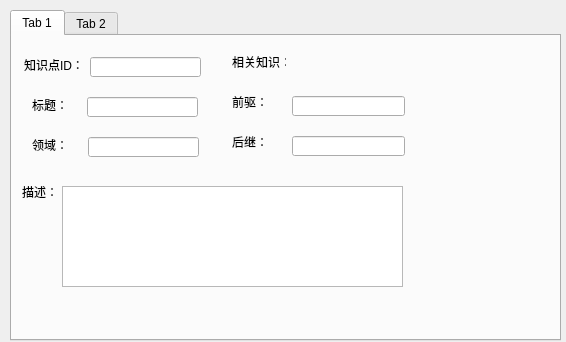
<?xml version="1.0" encoding="UTF-8"?>
<ui version="4.0">
 <class>attribution</class>
 <widget class="QWidget" name="attribution">
  <property name="geometry">
   <rect>
    <x>0</x>
    <y>0</y>
    <width>566</width>
    <height>342</height>
   </rect>
  </property>
  <property name="windowTitle">
   <string>attribution</string>
  </property>
  <widget class="QTabWidget" name="tabWidget">
   <property name="geometry">
    <rect>
     <x>10</x>
     <y>10</y>
     <width>551</width>
     <height>331</height>
    </rect>
   </property>
   <property name="currentIndex">
    <number>0</number>
   </property>
   <widget class="QWidget" name="tab1">
    <attribute name="title">
     <string>Tab 1</string>
    </attribute>
    <widget class="QLabel" name="label">
     <property name="geometry">
      <rect>
       <x>12</x>
       <y>21</y>
       <width>60</width>
       <height>16</height>
      </rect>
     </property>
     <property name="text">
      <string>知识点ID：</string>
     </property>
    </widget>
    <widget class="QLineEdit" name="idLineEdit">
     <property name="geometry">
      <rect>
       <x>78</x>
       <y>21</y>
       <width>111</width>
       <height>20</height>
      </rect>
     </property>
    </widget>
    <widget class="QLabel" name="label_2">
     <property name="geometry">
      <rect>
       <x>20</x>
       <y>61</y>
       <width>36</width>
       <height>16</height>
      </rect>
     </property>
     <property name="text">
      <string>标题：</string>
     </property>
    </widget>
    <widget class="QLineEdit" name="titleLineEdit">
     <property name="geometry">
      <rect>
       <x>75</x>
       <y>61</y>
       <width>111</width>
       <height>20</height>
      </rect>
     </property>
    </widget>
    <widget class="QLabel" name="label_3">
     <property name="geometry">
      <rect>
       <x>20</x>
       <y>101</y>
       <width>36</width>
       <height>16</height>
      </rect>
     </property>
     <property name="text">
      <string>领域：</string>
     </property>
    </widget>
    <widget class="QLineEdit" name="domainLineEdit">
     <property name="geometry">
      <rect>
       <x>76</x>
       <y>101</y>
       <width>111</width>
       <height>20</height>
      </rect>
     </property>
    </widget>
    <widget class="QLabel" name="label_4">
     <property name="geometry">
      <rect>
       <x>10</x>
       <y>150</y>
       <width>54</width>
       <height>12</height>
      </rect>
     </property>
     <property name="text">
      <string>描述：</string>
     </property>
    </widget>
    <widget class="QTextEdit" name="textEdit">
     <property name="geometry">
      <rect>
       <x>50</x>
       <y>150</y>
       <width>341</width>
       <height>101</height>
      </rect>
     </property>
    </widget>
    <widget class="QLabel" name="label_5">
     <property name="geometry">
      <rect>
       <x>220</x>
       <y>20</y>
       <width>54</width>
       <height>12</height>
      </rect>
     </property>
     <property name="text">
      <string>相关知识：</string>
     </property>
    </widget>
    <widget class="QLineEdit" name="qianLineEdit">
     <property name="geometry">
      <rect>
       <x>280</x>
       <y>60</y>
       <width>113</width>
       <height>20</height>
      </rect>
     </property>
    </widget>
    <widget class="QLabel" name="label_6">
     <property name="geometry">
      <rect>
       <x>220</x>
       <y>60</y>
       <width>54</width>
       <height>12</height>
      </rect>
     </property>
     <property name="text">
      <string>前驱：</string>
     </property>
    </widget>
    <widget class="QLabel" name="label_7">
     <property name="geometry">
      <rect>
       <x>220</x>
       <y>100</y>
       <width>54</width>
       <height>12</height>
      </rect>
     </property>
     <property name="text">
      <string>后继：</string>
     </property>
    </widget>
    <widget class="QLineEdit" name="houLineEdit">
     <property name="geometry">
      <rect>
       <x>280</x>
       <y>100</y>
       <width>113</width>
       <height>20</height>
      </rect>
     </property>
    </widget>
   </widget>
   <widget class="QWidget" name="tab2">
    <attribute name="title">
     <string>Tab 2</string>
    </attribute>
    <widget class="QLabel" name="label_8">
     <property name="geometry">
      <rect>
       <x>30</x>
       <y>20</y>
       <width>31</width>
       <height>16</height>
      </rect>
     </property>
     <property name="font">
      <font>
       <pointsize>12</pointsize>
      </font>
     </property>
     <property name="text">
      <string>◆</string>
     </property>
    </widget>
    <widget class="QLabel" name="patternLabel">
     <property name="geometry">
      <rect>
       <x>70</x>
       <y>20</y>
       <width>221</width>
       <height>16</height>
      </rect>
     </property>
     <property name="font">
      <font>
       <pointsize>12</pointsize>
      </font>
     </property>
     <property name="text">
      <string>TextLabel</string>
     </property>
    </widget>
    <widget class="QLabel" name="label_10">
     <property name="geometry">
      <rect>
       <x>40</x>
       <y>50</y>
       <width>111</width>
       <height>31</height>
      </rect>
     </property>
     <property name="font">
      <font>
       <pointsize>10</pointsize>
      </font>
     </property>
     <property name="text">
      <string>● 适用的问题：</string>
     </property>
    </widget>
    <widget class="QLabel" name="label_11">
     <property name="geometry">
      <rect>
       <x>40</x>
       <y>80</y>
       <width>111</width>
       <height>31</height>
      </rect>
     </property>
     <property name="font">
      <font>
       <pointsize>10</pointsize>
      </font>
     </property>
     <property name="text">
      <string>● 解决方案：</string>
     </property>
    </widget>
    <widget class="QLabel" name="label_12">
     <property name="geometry">
      <rect>
       <x>40</x>
       <y>110</y>
       <width>111</width>
       <height>31</height>
      </rect>
     </property>
     <property name="font">
      <font>
       <pointsize>10</pointsize>
      </font>
     </property>
     <property name="text">
      <string>● 特征点：</string>
     </property>
    </widget>
    <widget class="QLabel" name="label_25">
     <property name="geometry">
      <rect>
       <x>40</x>
       <y>200</y>
       <width>111</width>
       <height>31</height>
      </rect>
     </property>
     <property name="font">
      <font>
       <pointsize>10</pointsize>
      </font>
     </property>
     <property name="text">
      <string>● 举例：</string>
     </property>
    </widget>
    <widget class="QLabel" name="label_39">
     <property name="geometry">
      <rect>
       <x>40</x>
       <y>230</y>
       <width>111</width>
       <height>31</height>
      </rect>
     </property>
     <property name="font">
      <font>
       <pointsize>10</pointsize>
      </font>
     </property>
     <property name="text">
      <string>● 备注：</string>
     </property>
    </widget>
    <widget class="QLabel" name="feature1Label">
     <property name="geometry">
      <rect>
       <x>120</x>
       <y>120</y>
       <width>241</width>
       <height>16</height>
      </rect>
     </property>
     <property name="text">
      <string>TextLabel</string>
     </property>
    </widget>
    <widget class="QLabel" name="feature2Label">
     <property name="geometry">
      <rect>
       <x>120</x>
       <y>150</y>
       <width>291</width>
       <height>20</height>
      </rect>
     </property>
     <property name="text">
      <string>TextLabel</string>
     </property>
    </widget>
    <widget class="QLabel" name="feature3Label">
     <property name="geometry">
      <rect>
       <x>120</x>
       <y>180</y>
       <width>421</width>
       <height>21</height>
      </rect>
     </property>
     <property name="text">
      <string>TextLabel</string>
     </property>
    </widget>
    <widget class="QLabel" name="problemLabel">
     <property name="geometry">
      <rect>
       <x>160</x>
       <y>60</y>
       <width>231</width>
       <height>16</height>
      </rect>
     </property>
     <property name="text">
      <string>TextLabel</string>
     </property>
    </widget>
    <widget class="QLabel" name="solutionLabel">
     <property name="geometry">
      <rect>
       <x>160</x>
       <y>90</y>
       <width>231</width>
       <height>16</height>
      </rect>
     </property>
     <property name="text">
      <string>TextLabel</string>
     </property>
    </widget>
    <widget class="QLabel" name="exampleLabel">
     <property name="geometry">
      <rect>
       <x>120</x>
       <y>210</y>
       <width>241</width>
       <height>16</height>
      </rect>
     </property>
     <property name="text">
      <string>TextLabel</string>
     </property>
    </widget>
    <widget class="QLabel" name="tipsLabel">
     <property name="geometry">
      <rect>
       <x>120</x>
       <y>240</y>
       <width>241</width>
       <height>16</height>
      </rect>
     </property>
     <property name="text">
      <string>TextLabel</string>
     </property>
    </widget>
   </widget>
  </widget>
 </widget>
 <layoutdefault spacing="6" margin="11"/>
 <resources/>
 <connections/>
</ui>
